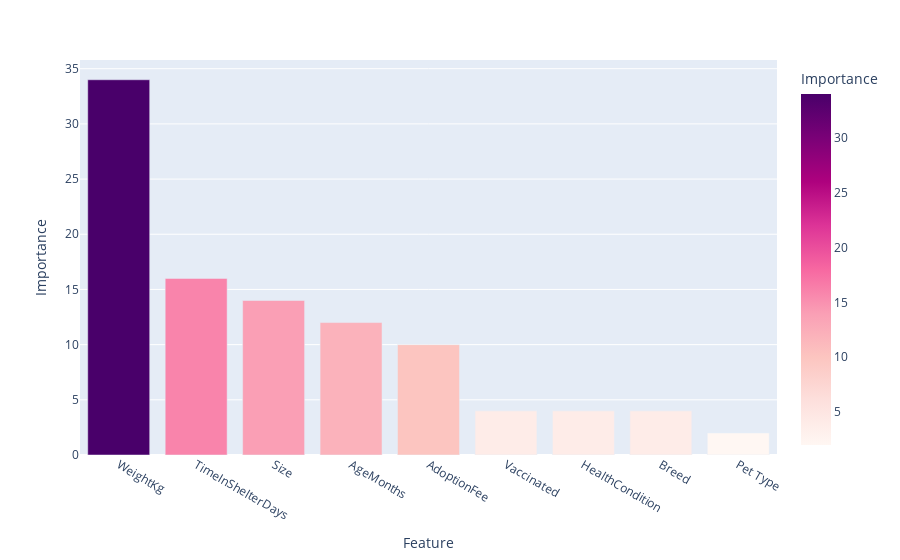

The cell this chart's notebook holds for it:
### Code cell
px.bar(features[features['Importance'] > 0], 
       x='Feature', 
       y='Importance',
       color='Importance',
       color_continuous_scale = 'RdPu')

### Figure 1 — Plotly figure (JSON) as saved in the notebook; plotly's stock layout.template omitted (floating-point values rounded to 4 significant figures)
{"data": [{"alignmentgroup": "True", "hovertemplate": "Feature=%{x}<br>Importance=%{marker.color}<extra></extra>", "legendgroup": "", "marker": {"color": [34, 16, 14.0, 12, 10, 4, 4, 4, 2], "coloraxis": "coloraxis", "pattern": {"shape": ""}}, "name": "", "offsetgroup": "", "orientation": "v", "showlegend": false, "textposition": "auto", "type": "bar", "x": ["WeightKg", "TimeInShelterDays", "Size", "AgeMonths", "AdoptionFee", "Vaccinated", "HealthCondition", "Breed", "Pet Type"], "xaxis": "x", "y": [34, 16, 14.0, 12, 10, 4, 4, 4, 2], "yaxis": "y"}], "layout": {"barmode": "relative", "coloraxis": {"colorbar": {"title": {"text": "Importance"}}, "colorscale": [[0, "rgb(255,247,243)"], [0.125, "rgb(253,224,221)"], [0.25, "rgb(252,197,192)"], [0.375, "rgb(250,159,181)"], [0.5, "rgb(247,104,161)"], [0.625, "rgb(221,52,151)"], [0.75, "rgb(174,1,126)"], [0.875, "rgb(122,1,119)"], [1, "rgb(73,0,106)"]]}, "legend": {"tracegroupgap": 0}, "margin": {"t": 60}, "xaxis": {"anchor": "y", "domain": [0, 1], "title": {"text": "Feature"}}, "yaxis": {"anchor": "x", "domain": [0, 1], "title": {"text": "Importance"}}}}
